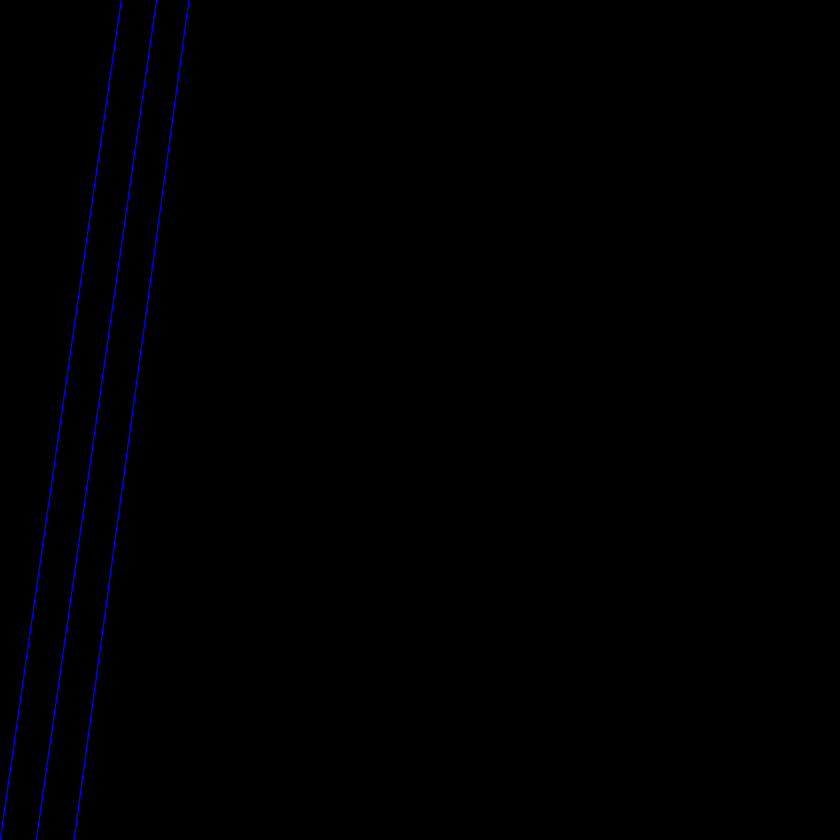
#> input picture blue_vertical_lines.png, 840 x 840 px, shrunk from 2048 x 2048 before the run, found by its file name
$ python give_axis.py
#> lines starting #> are read from the running program, lines starting #| are printed output that depends on the picture
import cv2
import matplotlib.pyplot as plt
import numpy as np

# === Load image ===
img = cv2.imread(r"C:\Users\bss10\OneDrive\Desktop\camera_env\aquired_images\best_image\spatial_grid\blue_vertical_lines.png")
#> img is the input picture: shape (840, 840, 3); mean B, G, R 1.2, 0, 0
if img is None:
    raise FileNotFoundError("Image not found. Check your path.")

# === Convert BGR (OpenCV) to RGB (matplotlib) ===
img_rgb = cv2.cvtColor(img, cv2.COLOR_BGR2RGB)

# === Flip image vertically to match bottom-left origin ===
img_rgb = np.flipud(img_rgb)
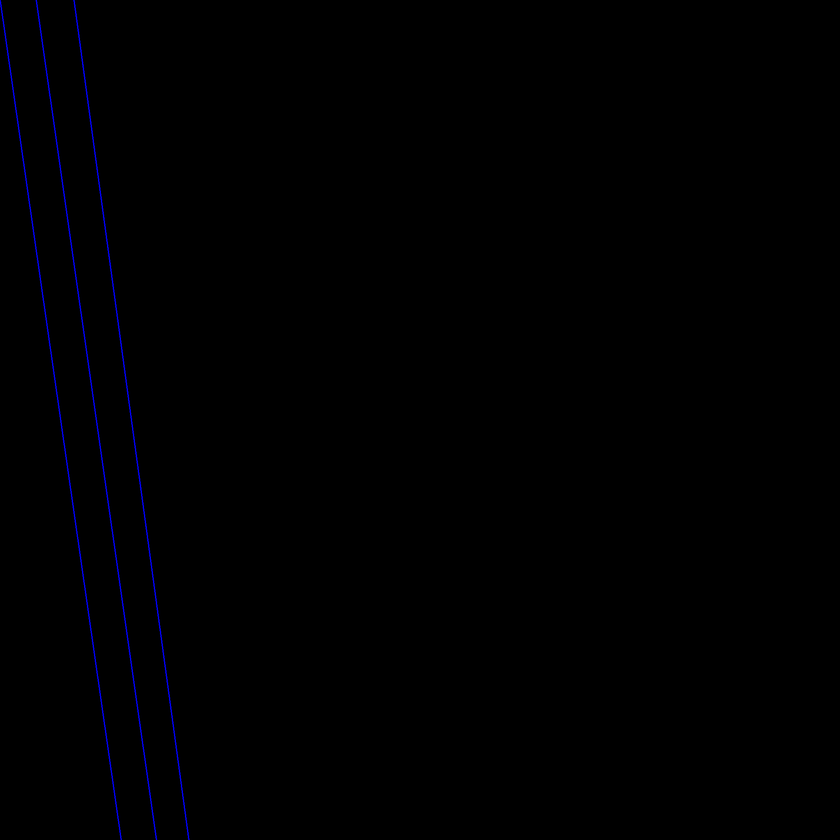
#> img_rgb: shape (840, 840, 3); mean R, G, B 0, 0, 1.2

# === Calibration parameters ===
mm_per_pixel = 0.0463  # adjust based on your calibration
distance_mm = 4        # physical spacing between lines in mm
pixels_per_4mm = int(distance_mm / mm_per_pixel)

# === Prepare X-axis ticks in pixels and mm labels ===
img_width = img.shape[1]
#> img_width = 840
num_ticks = img_width // pixels_per_4mm + 1
#> num_ticks = 10

xticks = [i * pixels_per_4mm for i in range(num_ticks)]
xlabels = [str(i * distance_mm) for i in range(num_ticks)]

# === Plotting ===
plt.figure(figsize=(12, 6))
plt.imshow(img_rgb)
plt.xlabel("Distance (mm)")
plt.ylabel("Pixels")

# Set X-axis ticks (in mm)
plt.xticks(xticks, xlabels)

# Invert Y-axis to place origin at bottom-left
plt.gca().invert_yaxis()

# Add grid for visual aid
plt.title("Image with X-axis labeled in mm (4 mm between ticks)")
plt.grid(axis='x', linestyle='--', alpha=0.5)
plt.tight_layout()
plt.show()
